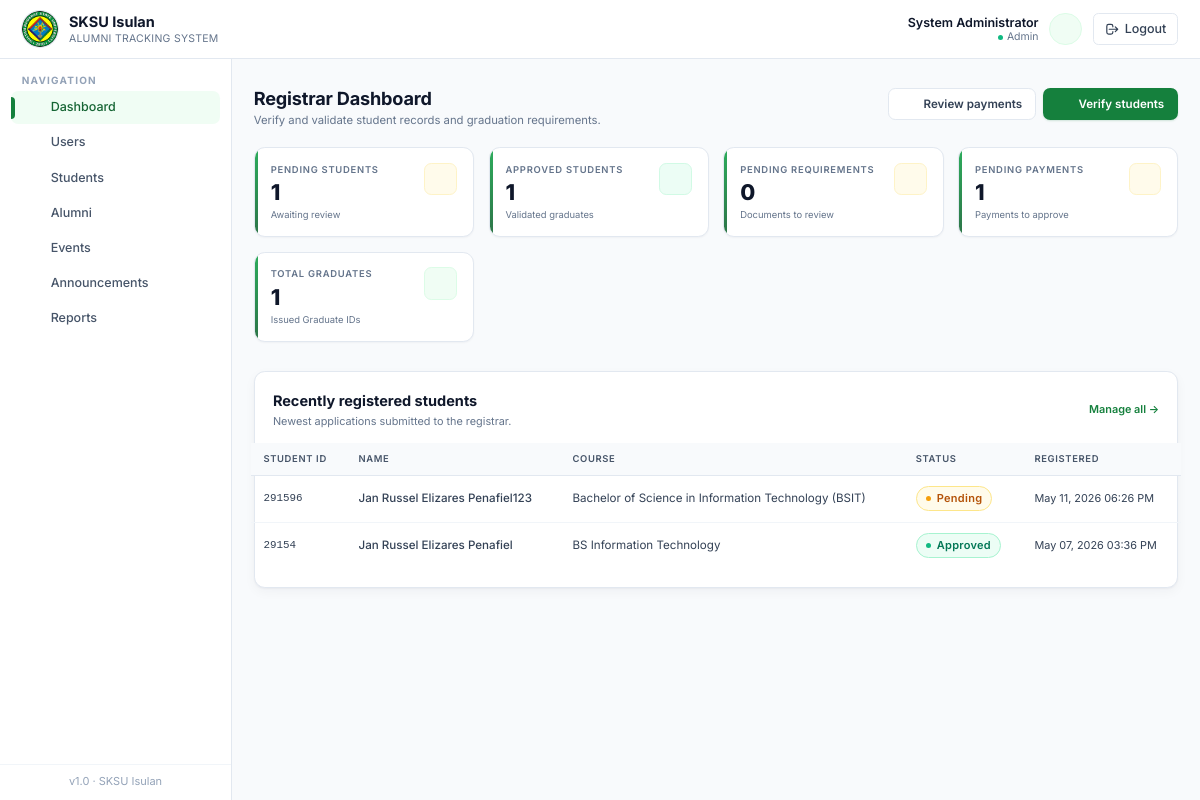
/pages/registrar/dashboard.php (signed in), run on the app's committed database.
### tables this page shows
CREATE TABLE `students` (
  `id` int(11) NOT NULL,
  `user_id` int(11) NOT NULL,
  `student_id` varchar(30) NOT NULL,
  `course` varchar(120) NOT NULL,
  `year_level` varchar(20) NOT NULL,
  `department` varchar(120) DEFAULT NULL,
  `academic_year` varchar(20) DEFAULT NULL,
  `expected_graduation` date DEFAULT NULL,
  `status` enum('pending','approved','rejected') DEFAULT 'pending',
  `created_at` datetime DEFAULT current_timestamp()
);

CREATE TABLE `users` (
  `id` int(11) NOT NULL,
  `full_name` varchar(150) NOT NULL,
  `email` varchar(150) NOT NULL,
  `password` varchar(255) NOT NULL,
  `role` enum('student','registrar','alumni','admin') NOT NULL DEFAULT 'student',
  `contact` varchar(30) DEFAULT NULL,
  `address` varchar(255) DEFAULT NULL,
  `status` enum('active','inactive') DEFAULT 'active',
  `created_at` datetime DEFAULT current_timestamp()
);

### includes/db.php (called while the page is built, shortened)
<?php
function db_select($conn, $sql, $types = '', $params = []) {
    $stmt = mysqli_prepare($conn, $sql);
    mysqli_stmt_execute($stmt);
    $result = mysqli_stmt_get_result($stmt);
    $rows = [];
    while ($row = mysqli_fetch_assoc($result)) {
        $rows[] = $row;
    }
    return $rows;
}
function e($value) {
    return htmlspecialchars((string)$value, ENT_QUOTES, 'UTF-8');
}

### pages/registrar/dashboard.php (the view, shortened to what this page needs)
<?php
require_once __DIR__ . '/../../includes/auth.php';
require_once __DIR__ . '/../../includes/helpers.php';
$pending_students = db_count($conn, 'students', "status='pending'");
$approved_students = db_count($conn, 'students', "status='approved'");
$pending_reqs = db_count($conn, 'requirements', "status='pending'");
$pending_payments = db_count($conn, 'payments', "status='pending'");
$total_grads = db_count($conn, 'graduates');
$recent = db_select($conn, "SELECT s.*, u.full_name, u.email FROM students s JOIN users u ON u.id=s.user_id ORDER BY s.created_at DESC LIMIT 10");
include __DIR__ . '/../../templates/header.php';
include __DIR__ . '/../../templates/sidebar.php';
?>
<main class="flex-1 px-4 sm:px-6 py-8">
  <div class="page-head">
    <div>
      <h1>Registrar Dashboard</h1>
      <p class="subtitle">Verify and validate student records and graduation requirements.</p>
    </div>
    <div class="flex gap-2">
      <a href="payments.php" class="btn-secondary">
        <?= icon('cash','w-4 h-4') ?>
        Review payments
      </a>
      <a href="verify.php" class="btn-primary">
        <?= icon('check-circle','w-4 h-4') ?>
        Verify students
      </a>
    </div>
  </div>
  <?php
  $stats = [
    ['Pending Students',     $pending_students,  'user',         'amber',   'Awaiting review'],
    ['Approved Students',    $approved_students, 'check-circle', 'emerald', 'Validated graduates'],
    ['Pending Requirements', $pending_reqs,      'folder',       'amber',   'Documents to review'],
    ['Pending Payments',     $pending_payments,  'cash',         'amber',   'Payments to approve'],
    ['Total Graduates',      $total_grads,       'cap',          'crimson', 'Issued Graduate IDs'],
  ];
  $tones = [
    'amber'   => ['bg-amber-50',   'text-amber-700',   'border-amber-100'],
    'emerald' => ['bg-emerald-50', 'text-emerald-700', 'border-emerald-100'],
    'crimson' => ['bg-crimson-50', 'text-crimson-700', 'border-crimson-100'],
  ];
  ?>
  <div class="grid sm:grid-cols-2 lg:grid-cols-4 gap-4">
    <?php foreach ($stats as [$label, $value, $ic, $tone, $sub]):
      [$bg,$tx,$br] = $tones[$tone];
    ?>
      <div class="stat-card">
        <div class="flex items-start justify-between">
          <div>
            <div class="stat-label"><?= e($label) ?></div>
            <div class="stat-value"><?= $value ?></div>
            <div class="stat-sub"><?= e($sub) ?></div>
          </div>
          <div class="w-9 h-9 rounded-lg <?= $bg ?> <?= $tx ?> border <?= $br ?> flex items-center justify-center"><?= icon($ic,'w-[18px] h-[18px]') ?></div>
        </div>
      </div>
    <?php endforeach; ?>
  </div>
  <div class="mt-8 card">
    <div class="flex items-center justify-between mb-4">
      <div>
        <h3 class="font-bold text-ink-900">Recently registered students</h3>
        <p class="text-xs text-ink-500 mt-0.5">Newest applications submitted to the registrar.</p>
      </div>
      <a href="verify.php" class="text-xs font-semibold text-crimson-700 hover:underline">Manage all &rarr;</a>
    </div>
    <div class="-mx-6 overflow-x-auto">
      <table class="table-clean">
        <thead>
          <tr>
            <th class="pl-6">Student ID</th>
            <th>Name</th>
            <th>Course</th>
            <th>Status</th>
            <th class="pr-6">Registered</th>
          </tr>
        </thead>
        <tbody>
          <?php foreach ($recent as $r): ?>
            <tr>
              <td class="pl-6 font-mono text-xs text-ink-600" data-label="Student ID"><?= e($r['student_id']) ?></td>
              <td class="font-medium text-ink-900" data-label="Name"><?= e($r['full_name']) ?></td>
              <td class="text-ink-600" data-label="Course"><?= e($r['course']) ?></td>
              <td data-label="Status"><?= status_badge($r['status']) ?></td>
              <td class="pr-6 text-xs text-ink-500" data-label="Registered"><?= fmt_datetime($r['created_at']) ?></td>
            </tr>
          <?php endforeach; ?>
        </tbody>
      </table>
    </div>
  </div>
</main>
<?php include __DIR__ . '/../../templates/footer.php'; ?>

### includes/helpers.php (shortened to what this page needs)
<?php
require_once __DIR__ . '/icons.php';
function fmt_datetime($datetime) {
    return date('M d, Y h:i A', strtotime($datetime));
}
function status_badge($status) {
    $status = strtolower((string)$status);
    $map = [
        'pending'        => ['bg-amber-50',   'text-amber-700',   'border-amber-200',   '#f59e0b'],
        'approved'       => ['bg-emerald-50', 'text-emerald-700', 'border-emerald-200', '#10b981'],
        'rejected'       => ['bg-rose-50',    'text-rose-700',    'border-rose-200',    '#f43f5e'],
        'active'         => ['bg-emerald-50', 'text-emerald-700', 'border-emerald-200', '#10b981'],
        'inactive'       => ['bg-slate-100',  'text-slate-700',   'border-slate-200',   '#94a3b8'],
        'paid'           => ['bg-emerald-50', 'text-emerald-700', 'border-emerald-200', '#10b981'],
        'refunded'       => ['bg-sky-50',     'text-sky-700',     'border-sky-200',     '#0ea5e9'],
        'scheduled'      => ['bg-sky-50',     'text-sky-700',     'border-sky-200',     '#0ea5e9'],
        'attended'       => ['bg-emerald-50', 'text-emerald-700', 'border-emerald-200', '#10b981'],
        'cancelled'      => ['bg-rose-50',    'text-rose-700',    'border-rose-200',    '#f43f5e'],
        'employed'       => ['bg-emerald-50', 'text-emerald-700', 'border-emerald-200', '#10b981'],
        'unemployed'     => ['bg-rose-50',    'text-rose-700',    'border-rose-200',    '#f43f5e'],
        'self-employed'  => ['bg-indigo-50',  'text-indigo-700',  'border-indigo-200',  '#6366f1'],
        'further studies'=> ['bg-violet-50',  'text-violet-700',  'border-violet-200',  '#8b5cf6'],
        'upcoming'       => ['bg-sky-50',     'text-sky-700',     'border-sky-200',     '#0ea5e9'],
        'ongoing'        => ['bg-amber-50',   'text-amber-700',   'border-amber-200',   '#f59e0b'],
        'completed'      => ['bg-emerald-50', 'text-emerald-700', 'border-emerald-200', '#10b981'],
    ];
    [$bg, $tx, $br, $dot] = $map[$status] ?? ['bg-slate-50','text-slate-700','border-slate-200','#94a3b8'];
    $label = e(ucfirst($status));
    return '<span class="inline-flex items-center gap-1.5 px-2.5 py-1 rounded-full text-[11px] font-semibold tracking-wide border '
        . $bg . ' ' . $tx . ' ' . $br . '">'
        . '<span class="w-1.5 h-1.5 rounded-full" style="background:' . $dot . '"></span>'
        . $label . '</span>';
}

### assets/css/app.css (style rules this page uses)
:root { --crimson-50:#f0fdf4; --crimson-100:#dcfce7; --crimson-200:#bbf7d0; --crimson-300:#86efac; --crimson-400:#4ade80; --crimson-500:#22c55e; --crimson-600:#16a34a; --crimson-700:#15803d; --crimson-800:#166534; --crimson-900:#14532d; --ink-50:#f8fafc; --ink-100:#f1f5f9; --ink-200:#e2e8f0; --ink-300:#cbd5e1; --ink-400:#94a3b8; --ink-500:#64748b; --ink-600:#475569; --ink-700:#334155; --ink-800:#1e293b; --ink-900:#0f172a; }
html { font-size: 14.5px; }
html, body { font-family: 'Inter', ui-sans-serif, system-ui, -apple-system, 'Segoe UI', Roboto, sans-serif; }
body { color: var(--ink-800); background: var(--ink-50); line-height: 1.5; }
.card { background:#fff; border-radius: 0.75rem; border:1px solid var(--ink-200); box-shadow: 0 1px 2px rgba(15,23,42,0.04), 0 4px 12px rgba(15,23,42,0.04); padding:1.25rem; transition: box-shadow .2s ease, transform .2s ease, border-color .2s ease; }
.stat-card { background:#fff; border:1px solid var(--ink-200); border-radius: 0.75rem; padding: 1rem 1.1rem; box-shadow: 0 1px 2px rgba(15,23,42,0.04); position: relative; overflow: hidden; }
.stat-card::before { content:""; position:absolute; inset:0 auto 0 0; width:3px; background: linear-gradient(180deg, var(--crimson-600), var(--crimson-800)); opacity:0.9; }
.stat-card .stat-label { font-size: 0.65rem; text-transform: uppercase; letter-spacing: 0.08em; font-weight: 600; color: var(--ink-500); }
.stat-card .stat-value { font-size: 1.5rem; font-weight: 800; color: var(--ink-900); line-height: 1.1; margin-top: .3rem; letter-spacing: -0.02em; }
.stat-card .stat-sub { font-size: 0.65rem; color: var(--ink-500); margin-top: .2rem; }
.btn-primary, .btn-secondary, .btn-ghost, .btn-danger { display: inline-flex; align-items: center; justify-content: center; gap: 0.45rem; font-weight: 600; font-size: 0.8rem; padding: 0.55rem 0.9rem; border-radius: 0.5rem; transition: background .15s ease, color .15s ease, border-color .15s ease, box-shadow .15s ease, transform .05s ease; border: 1px solid transparent; cursor: pointer; line-height: 1.25; }
.btn-primary { background: var(--crimson-700); color:#fff; box-shadow: 0 1px 2px rgba(21,128,61,0.18); }
.btn-secondary { background:#fff; color: var(--ink-700); border-color: var(--ink-200); }
.table-clean { width:100%; border-collapse: separate; border-spacing: 0; font-size: 0.8rem; }
.table-clean thead th { background: var(--ink-50); color: var(--ink-600); font-weight: 600; text-align:left; padding: 0.6rem 0.85rem; font-size: 0.65rem; text-transform: uppercase; letter-spacing: 0.07em; border-bottom:1px solid var(--ink-200); white-space: nowrap; }
.table-clean tbody td { padding: 0.7rem 0.85rem; border-bottom:1px solid var(--ink-100); color: var(--ink-700); vertical-align: middle; }
.table-clean tbody tr:last-child td { border-bottom: none; }
.table-clean tbody tr { transition: background .12s ease; }
.page-head { display:flex; align-items: flex-start; justify-content: space-between; gap: 1rem; margin-bottom: 1.25rem; flex-wrap: wrap; }
.page-head h1 { font-size: 1.25rem; font-weight: 700; color: var(--ink-900); letter-spacing: -0.01em; line-height: 1.2; }
.page-head .subtitle { font-size: 0.78rem; color: var(--ink-500); margin-top: 0.15rem; }

### data on the page
students: student "291596", user.full_name "Jan Russel Elizares Penafiel123", course "Bachelor of Science in Information Technology (BSIT)", status "Pending", created_at "May 11, 2026 06:26 PM"
students: student "29154", user.full_name "Jan Russel Elizares Penafiel", course "BS Information Technology", status "Approved", created_at "May 07, 2026 03:36 PM"

### other printed values
$_SESSION['full_name'] "System Administrator"
$_role "Admin"
$label "Dashboard"
$label "Users"
$label "Students"
$label "Alumni"
$label "Events"
$label "Announcements"
$label "Reports"
$label "PENDING STUDENTS"
$value "1"
$sub "Awaiting review"
$label "APPROVED STUDENTS"
$sub "Validated graduates"
$label "PENDING REQUIREMENTS"
